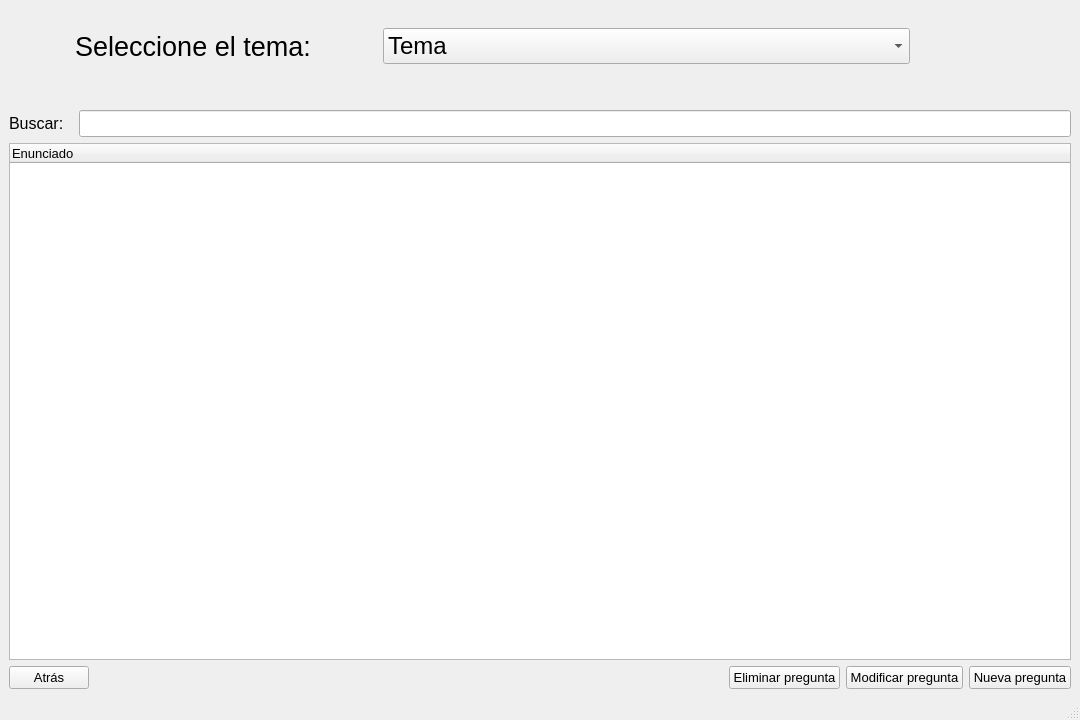
<?xml version="1.0" encoding="UTF-8"?>
<ui version="4.0">
 <class>MainWindow</class>
 <widget class="QMainWindow" name="MainWindow">
  <property name="geometry">
   <rect>
    <x>0</x>
    <y>0</y>
    <width>1080</width>
    <height>720</height>
   </rect>
  </property>
  <property name="windowTitle">
   <string>MainWindow</string>
  </property>
  <widget class="QWidget" name="centralwidget">
   <layout class="QVBoxLayout" name="verticalLayout">
    <item>
     <layout class="QHBoxLayout" name="horizontalLayout_4">
      <item>
       <spacer name="horizontalSpacer_5">
        <property name="orientation">
         <enum>Qt::Orientation::Horizontal</enum>
        </property>
        <property name="sizeType">
         <enum>QSizePolicy::Policy::Fixed</enum>
        </property>
        <property name="sizeHint" stdset="0">
         <size>
          <width>66</width>
          <height>20</height>
         </size>
        </property>
       </spacer>
      </item>
      <item>
       <widget class="QLabel" name="label">
        <property name="sizePolicy">
         <sizepolicy hsizetype="Fixed" vsizetype="Preferred">
          <horstretch>0</horstretch>
          <verstretch>0</verstretch>
         </sizepolicy>
        </property>
        <property name="font">
         <font>
          <pointsize>9</pointsize>
         </font>
        </property>
        <property name="text">
         <string>&lt;html&gt;&lt;head/&gt;&lt;body&gt;&lt;p align=&quot;center&quot;&gt;&lt;span style=&quot; font-size:20pt;&quot;&gt;Seleccione el tema:&lt;/span&gt;&lt;/p&gt;&lt;/body&gt;&lt;/html&gt;</string>
        </property>
       </widget>
      </item>
      <item>
       <spacer name="horizontalSpacer_3">
        <property name="orientation">
         <enum>Qt::Orientation::Horizontal</enum>
        </property>
        <property name="sizeType">
         <enum>QSizePolicy::Policy::Fixed</enum>
        </property>
        <property name="sizeHint" stdset="0">
         <size>
          <width>66</width>
          <height>20</height>
         </size>
        </property>
       </spacer>
      </item>
      <item>
       <widget class="QComboBox" name="comboBox">
        <property name="sizePolicy">
         <sizepolicy hsizetype="Expanding" vsizetype="Fixed">
          <horstretch>0</horstretch>
          <verstretch>0</verstretch>
         </sizepolicy>
        </property>
        <property name="font">
         <font>
          <pointsize>18</pointsize>
         </font>
        </property>
        <item>
         <property name="text">
          <string>Tema</string>
         </property>
        </item>
       </widget>
      </item>
      <item>
       <spacer name="horizontalSpacer_4">
        <property name="orientation">
         <enum>Qt::Orientation::Horizontal</enum>
        </property>
        <property name="sizeType">
         <enum>QSizePolicy::Policy::Fixed</enum>
        </property>
        <property name="sizeHint" stdset="0">
         <size>
          <width>161</width>
          <height>75</height>
         </size>
        </property>
       </spacer>
      </item>
     </layout>
    </item>
    <item>
     <spacer name="horizontalSpacer_2">
      <property name="orientation">
       <enum>Qt::Orientation::Horizontal</enum>
      </property>
      <property name="sizeHint" stdset="0">
       <size>
        <width>40</width>
        <height>20</height>
       </size>
      </property>
     </spacer>
    </item>
    <item>
     <layout class="QHBoxLayout" name="horizontalLayout_2">
      <item>
       <widget class="QLabel" name="label_2">
        <property name="font">
         <font>
          <pointsize>12</pointsize>
         </font>
        </property>
        <property name="text">
         <string>Buscar:  </string>
        </property>
       </widget>
      </item>
      <item>
       <widget class="QLineEdit" name="lineEdit">
        <property name="font">
         <font>
          <pointsize>12</pointsize>
         </font>
        </property>
       </widget>
      </item>
     </layout>
    </item>
    <item>
     <widget class="QTableWidget" name="tableWidget">
      <property name="sizePolicy">
       <sizepolicy hsizetype="Expanding" vsizetype="Expanding">
        <horstretch>0</horstretch>
        <verstretch>0</verstretch>
       </sizepolicy>
      </property>
      <property name="font">
       <font>
        <pointsize>10</pointsize>
       </font>
      </property>
      <property name="frameShape">
       <enum>QFrame::Shape::StyledPanel</enum>
      </property>
      <property name="rowCount">
       <number>0</number>
      </property>
      <property name="columnCount">
       <number>1</number>
      </property>
      <attribute name="horizontalHeaderDefaultSectionSize">
       <number>1060</number>
      </attribute>
      <column>
       <property name="text">
        <string>Enunciado</string>
       </property>
       <property name="textAlignment">
        <set>AlignLeading|AlignVCenter</set>
       </property>
      </column>
     </widget>
    </item>
    <item>
     <layout class="QHBoxLayout" name="horizontalLayout_3">
      <item>
       <widget class="QPushButton" name="pushButton_2">
        <property name="font">
         <font>
          <pointsize>10</pointsize>
         </font>
        </property>
        <property name="text">
         <string>Atrás</string>
        </property>
       </widget>
      </item>
      <item>
       <spacer name="horizontalSpacer">
        <property name="orientation">
         <enum>Qt::Orientation::Horizontal</enum>
        </property>
        <property name="sizeHint" stdset="0">
         <size>
          <width>40</width>
          <height>20</height>
         </size>
        </property>
       </spacer>
      </item>
      <item>
       <widget class="QPushButton" name="pushButton_14">
        <property name="font">
         <font>
          <pointsize>10</pointsize>
         </font>
        </property>
        <property name="text">
         <string>Eliminar pregunta</string>
        </property>
       </widget>
      </item>
      <item>
       <widget class="QPushButton" name="pushButton_13">
        <property name="font">
         <font>
          <pointsize>10</pointsize>
         </font>
        </property>
        <property name="text">
         <string>Modificar pregunta</string>
        </property>
       </widget>
      </item>
      <item>
       <layout class="QHBoxLayout" name="horizontalLayout">
        <item>
         <widget class="QPushButton" name="pushButton_12">
          <property name="font">
           <font>
            <pointsize>10</pointsize>
           </font>
          </property>
          <property name="text">
           <string>Nueva pregunta</string>
          </property>
         </widget>
        </item>
       </layout>
      </item>
     </layout>
    </item>
   </layout>
  </widget>
  <widget class="QStatusBar" name="statusbar"/>
 </widget>
 <resources/>
 <connections/>
</ui>
